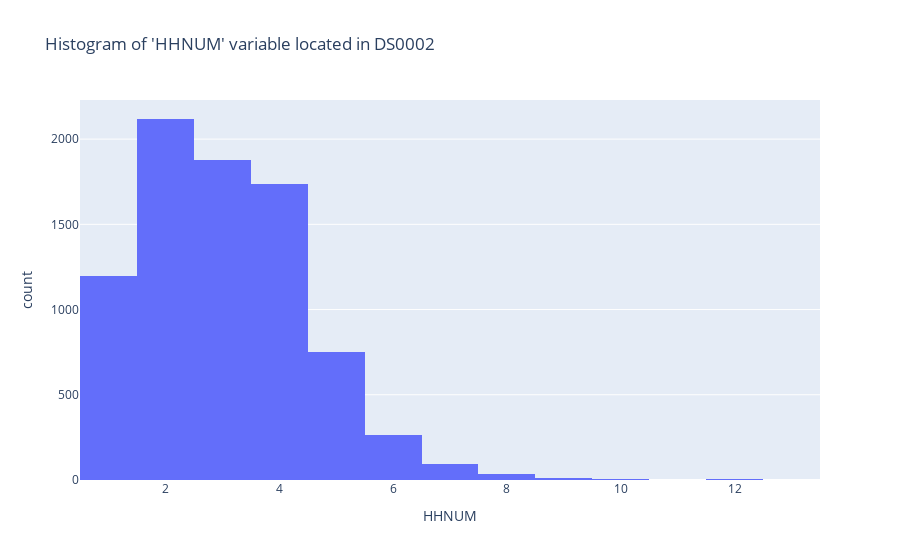

Notebook code cell kept with this figure:
### Code cell
fig = px.histogram(ncs1.dxdm, x="HHNUM", title="Histogram of 'HHNUM' variable located in DS0002")
fig.show()

### Figure 1 — Plotly figure (JSON) as saved in the notebook; plotly's stock layout.template omitted (floating-point values rounded to 4 significant figures; data arrays with more than 128 entries replaced by an {"elided": "..."} marker saying what was removed)
{"data": [{"alignmentgroup": "True", "bingroup": "x", "hovertemplate": "HHNUM=%{x}<br>count=%{y}<extra></extra>", "legendgroup": "", "marker": {"color": "#636efa"}, "name": "", "offsetgroup": "", "orientation": "v", "showlegend": false, "type": "histogram", "x": {"elided": "8098 int values"}, "xaxis": "x", "yaxis": "y"}], "layout": {"barmode": "relative", "legend": {"tracegroupgap": 0}, "title": {"text": "Histogram of 'HHNUM' variable located in DS0002"}, "xaxis": {"anchor": "y", "domain": [0, 1], "title": {"text": "HHNUM"}}, "yaxis": {"anchor": "x", "domain": [0, 1], "title": {"text": "count"}}}}
